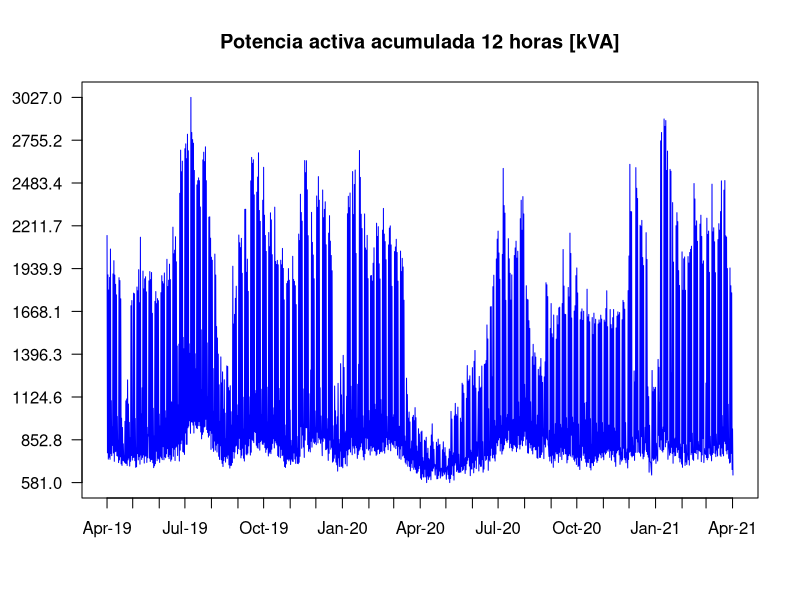

Recreate this plot in R. (Note: this script raises an error after producing the figure.)
## ---- chunk 1
knitr::opts_chunk$set(echo = TRUE)
## ---- chunk 2
# Por si queremos asegurarnos que los meses se escriben en castellano
#Sys.setlocale("LC_TIME", "es_ES.UTF-8")
# Es un csv
serie <- read.csv(file = 'data/potencia.csv', sep = ';')
# La marca de tiempo está en hora legal española
t <- as.POSIXct(serie$Time, format = "%Y-%m-%dT%H:%M:%S", tz = "Europe/Madrid")
# También construimos un vector con los valores de potencia activa acumulada
VA <- as.numeric(serie$Value)
# Finalmente un dibujo para comprender mejor la serie
plot(t, VA, type="l", main = "Potencia activa acumulada 12 horas [kVA]", 
     col="blue", xaxt="n", yaxt="n", xlab = "", ylab = "")
axis.POSIXct(side = 1, at = seq(min(t), max(t), by = "months"), format = "%b-%y", las = 1)
yticks <- seq(min(VA), max(VA), length.out = 10)
axis(side = 2, at = yticks, labels = formatC(yticks / 1000, format = "f", digits = 1), las = 2)
## ---- chunk 3
min(t); max(t);
## ---- chunk 4
serie <- read.csv(file = 'data/potencia_corr.csv', sep = ';')
t <- as.POSIXlt(serie$Time, format = "%Y-%m-%dT%H:%M:%S")
VA <- as.numeric(serie$Value)
## ---- chunk 5
# Convertimos a UTC para filtrar las lecturas
# Y construimos dos vectores auxiliares para distinguir 
# los consumos de mañana y tarde
tarde <- as.POSIXlt(t, tz = "GMT")$hour == 0
manana <- tarde == F
# Otra representación de ambos consumos nos puede ayudar
plot(t[tarde], VA[tarde], type="l", 
     main = "Potencia activa acumulada 12 horas [kVA]", 
     col="blue", xaxt="n", yaxt="n", 
     ylab="VA", xlab="t")
lines(t[manana], VA[manana],col="green")
axis.POSIXct(side = 1, at = seq(min(t), max(t), by = "months"), format = "%b-%y", las = 1)
yticks <- seq(min(VA), max(VA), length.out=10)
axis(side = 2, at = yticks, labels = formatC(yticks / 1000, format = "f", digits = 1), las = 2)
legend("topright", legend=c("Tarde", "Mañana"), lty=1, col=c("blue", "green"))
## ---- chunk 6
weekend <- as.POSIXlt(t, tz = "GMT")$wday %in% c(0, 6)
weekday <- weekend == F
plot(t[tarde & weekday], VA[tarde & weekday], type="l", 
     main = "Potencia activa acumulada de 1PM a 1AM [kVA]", 
     col = "blue", xaxt = "n", yaxt = "n", 
     ylab = "", xlab = "")
lines(t[tarde & weekend], VA[tarde & weekend], col = "green")
axis.POSIXct(side = 1, at = seq(min(t), max(t), by = "months"), format = "%b-%y", las = 1)
yticks <- seq(min(VA), max(VA), length.out=10)
axis(side = 2, at = yticks, labels = formatC(yticks / 1000, format = "f", digits = 1), las = 2)
legend("topright", legend=c("Semana", "Fin de semana"), lty=1, col=c("blue", "green"))
## ---- chunk 7
plot(t[manana & weekday], VA[manana & weekday], type="l",main = "Potencia activa acumulada 12 horas de 1AM a 1PM", col="blue", xaxt="n", yaxt="n", 
     ylab="VA", xlab="t")
lines(t[manana & weekend], VA[manana & weekend],col="green")
axis.POSIXct(1,at=seq(min(t), max(t), by="months"), format="%b-%y")
yticks <- seq(min(VA), max(VA), length.out=10)
axis(2, at=yticks, labels=formatC(yticks, format="e", digits = 1))
legend("topright", legend=c("Semana", "Fin de semana"), lty=1, col=c("blue", "green"))
## ---- chunk 8
num_semana = data.frame(week=strftime(t,format="%W"))
datef= data.frame(date=strftime(t,format="%Y-%d-%d"))
year = data.frame(year=strftime(t,format="%Y"))
tardef = data.frame(tarde=tarde)
weekdayf = data.frame(weekday=weekday)
VA_agg = aggregate(VA, by=c(num_semana, year, tardef, weekdayf), FUN=sum)
VA_agg$date <- as.Date((c(VA_agg$week) - 1)*7 + (c(VA_agg$year) - 1)*365, origin = "2018/12/31")
VA_tarde_semana = VA_agg[(VA_agg$tarde==TRUE & VA_agg$weekday==TRUE), ]
VA_tarde_finsemana = VA_agg[(VA_agg$tarde==TRUE & VA_agg$weekday==FALSE), ]

plot(VA_tarde_semana$date, VA_tarde_semana$x/VA_tarde_semana$x[1], type="l",main = "Potencia activa acumulada relativa al inicio de la serie", col="blue", xaxt="n", ylab="1 = Consumo al inicio de abril 2019", xlab="t")
lines(VA_tarde_finsemana$date, VA_tarde_finsemana$x/VA_tarde_finsemana$x[1],col="green")
axis.Date(1,at=seq(min(VA_agg$date), max(VA_agg$date), by="months"), format="%b-%y")
legend("topright", legend=c("Semana tarde", "Fin de semana tarde"), lty=1, col=c("blue", "green"))
## ---- chunk 9
VA_aggr2 = aggregate(VA, by=c(num_semana, year), FUN=sum)
VA2019 = VA_aggr2[(VA_aggr2$year == 2019),]
VA2020 = VA_aggr2[(VA_aggr2$year == 2020),]
VA2021 = VA_aggr2[(VA_aggr2$year == 2021),]
plot(c(VA2020$week), VA2020$x, type="l",main = "Potencia activa por año", col="green", ylab="VA", xlab="Número de semana", ylim=c(min(VA2021$x),max(VA2019$x)))
lines(VA2019$week, VA2019$x,col="blue")
lines(VA2021$week, VA2021$x,col="red")
legend("topright", legend=c("2019", "2020", "2021"), lty=1, col=c("blue", "green", "red"))
## ---- chunk 10
# Construcción de la serie de un año BAU
VA_BAU = VA[t$year == 119 | (t$year == 120 & (t$mon < 2)) | (t$year == 121 & (t$mon >= 2))]
VA_BAU = VA_BAU[1:728] # 52 semanas justas
t_BAU = t[t$year == 119 | (t$year == 120 & (t$mon < 2)) | (t$year == 121 & (t$mon >= 2))]
t_BAU = t_BAU[1:728] # 52 semanas justas
nday = strftime(t_BAU,format="%j")
VA_BAU = VA_BAU[order(nday)]
VA_BAU_avg<-filter(VA_BAU,filter=rep(1/14,14), circular = TRUE)
day_month = as.Date(rep(c(1:364),each=2), origin = "2020/12/31") # El año nos da igual
plot(day_month, VA_BAU_avg, type="l")
## ---- chunk 11
#Creación de las dummies
vacaciones_dummy_avg = (VA_BAU_avg < 10e5)*1
vacaciones_dummy_avg<-filter(vacaciones_dummy_avg,filter=rep(1/14,14), circular = TRUE)

month_avg = as.integer(strftime(day_month,format="%m"))
m1_dummy_avg = (month_avg == 1)*1; m1_dummy_avg = filter(m1_dummy_avg,filter=rep(1/14,14), circular = TRUE)
m3_dummy_avg = (month_avg == 3)*1; m3_dummy_avg = filter(m3_dummy_avg,filter=rep(1/14,14), circular = TRUE)
m5_dummy_avg = (month_avg == 5)*1; m5_dummy_avg = filter(m5_dummy_avg,filter=rep(1/14,14), circular = TRUE)
m7_dummy_avg = (month_avg == 7)*1; m7_dummy_avg = filter(m7_dummy_avg,filter=rep(1/14,14), circular = TRUE)
m9_dummy_avg = (month_avg == 9)*1; m9_dummy_avg = filter(m9_dummy_avg,filter=rep(1/14,14), circular = TRUE)
m11_dummy_avg = (month_avg == 11)*1; m11_dummy_avg = filter(m11_dummy_avg,filter=rep(1/14,14), circular = TRUE)
## ---- chunk 12
# AVERAGE
t = rep(c(1:364),each=2)
t2=t^2;t3=t^3;t4=t^4;t5=t^5;t6=t^6;t8=t^8;t10=t^10;t12=t^12;t14=t^14;t16=t^16
quadraticmodel<-lm(VA_BAU_avg~t+t2+t3+t4+t5+t6+t8+t10+t12+t14+t16+
                     vacaciones_dummy_avg+m1_dummy_avg+m3_dummy_avg+m5_dummy_avg+m7_dummy_avg+m9_dummy_avg+m11_dummy_avg)
plot(day_month,VA_BAU_avg,type="l",main = "Potencia activa", ylab="va")
lines(day_month,quadraticmodel$fit, col=2, lwd=2)
